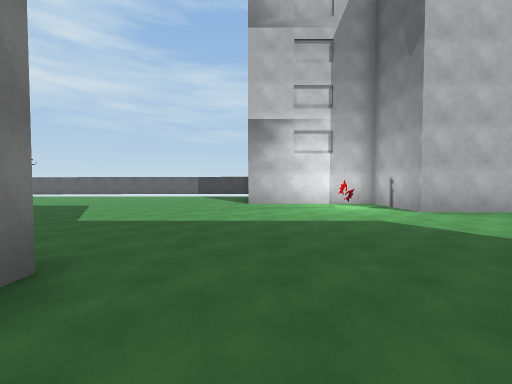
[1] (above)

24 first-person views from a walk through a 3-D level made in the Unity game engine. The camera is 1.4 m above the floor, tilts 2° down and sees 90° across. The floor is counted in squares, 2 m on a side. Each view is taken from the middle of a square. On the plan, view 1 faces up. The plan holds only what a view shows up to about 9 squares ahead; the rest is blank. The place goes on beyond the plan. The player is left out.

[2]
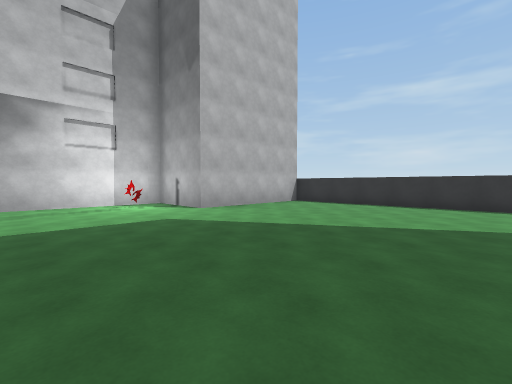

[3]
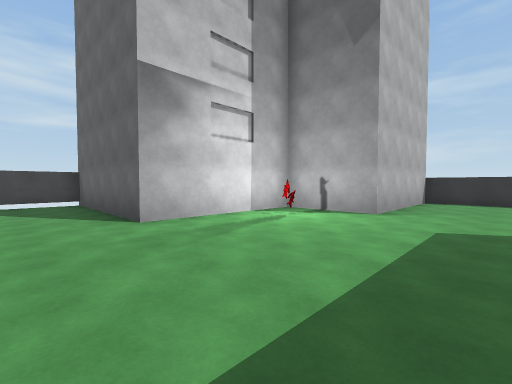

[4]
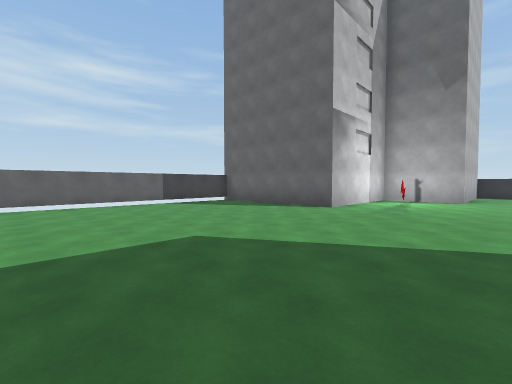

[5]
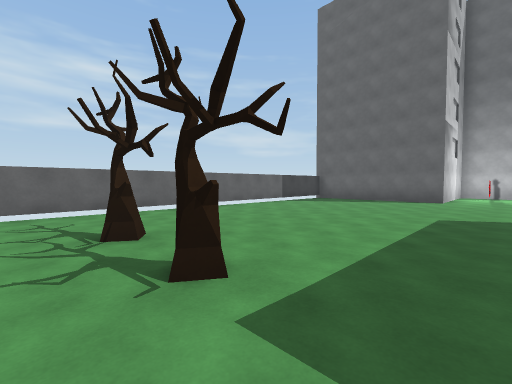

[6]
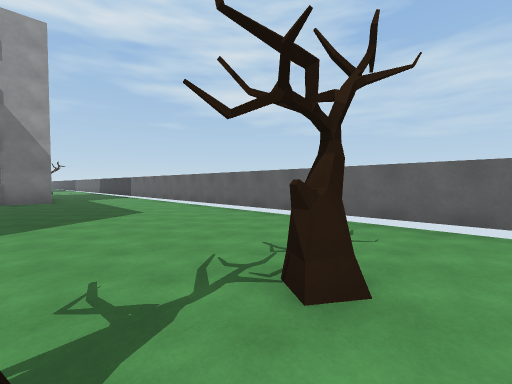

[7]
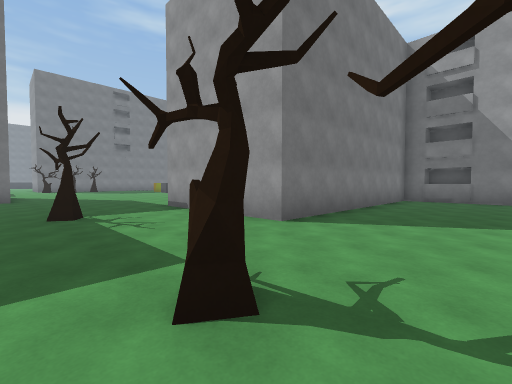

[8]
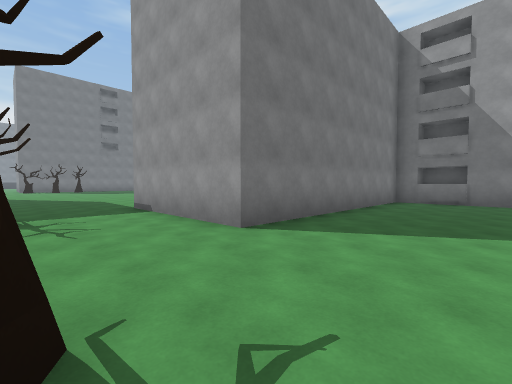

[9]
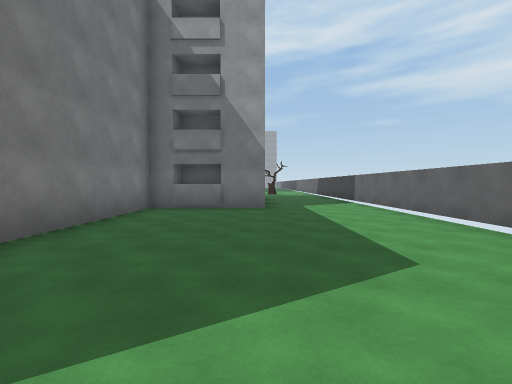

[10]
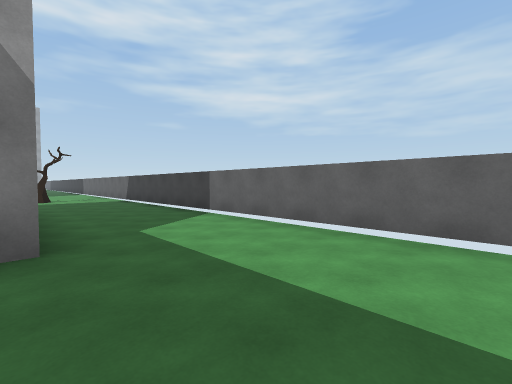

[11]
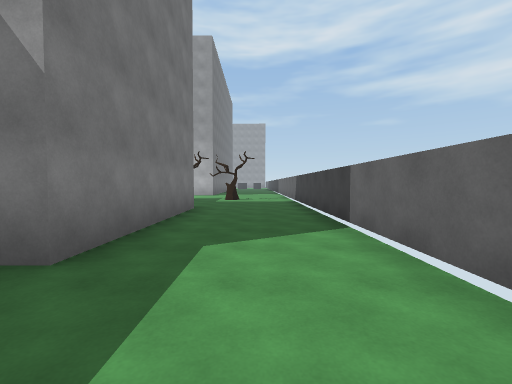

[12]
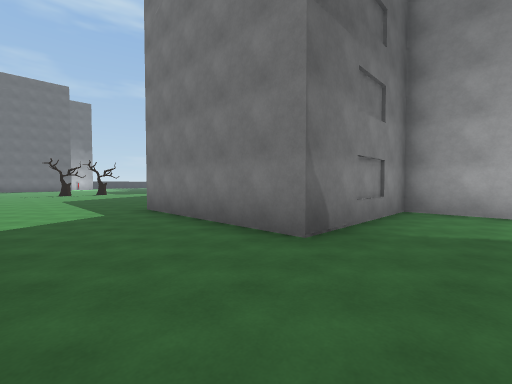

[13]
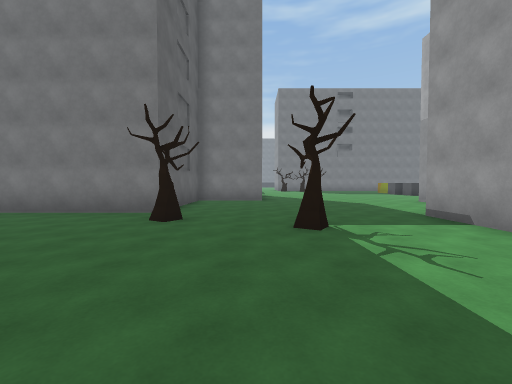

[14]
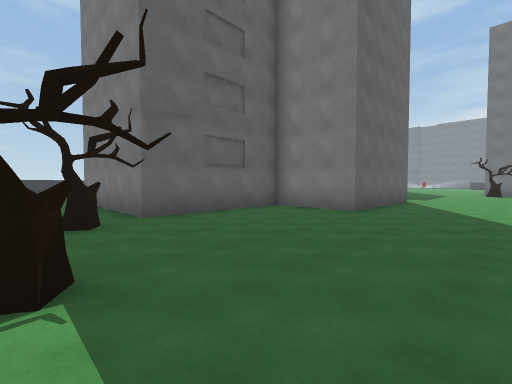

[15]
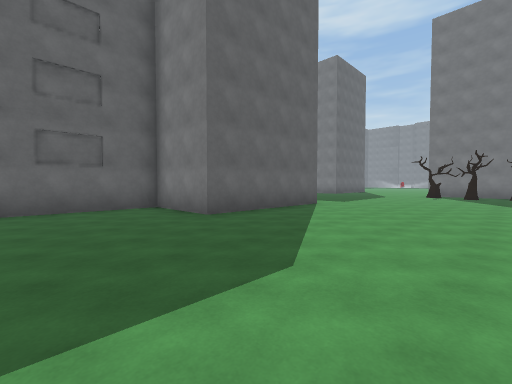

[16]
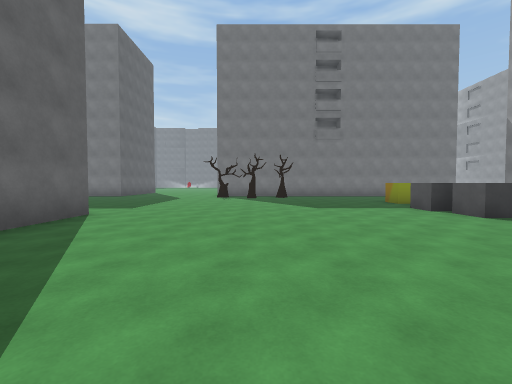

[17]
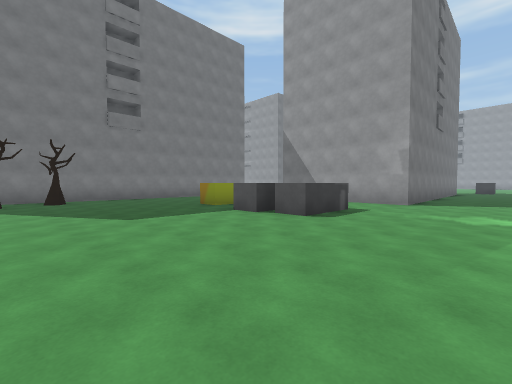

[18]
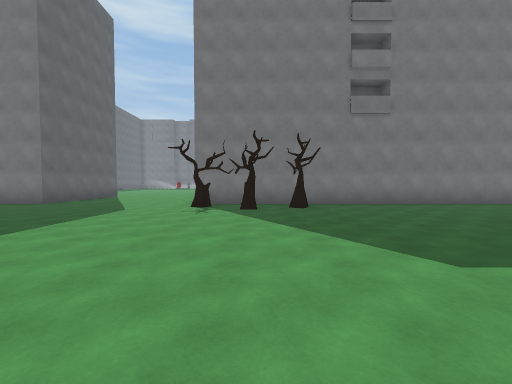

[19]
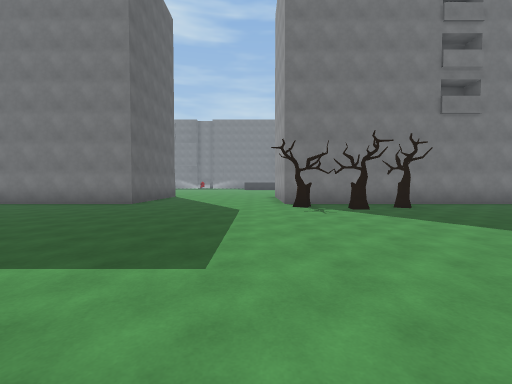

[20]
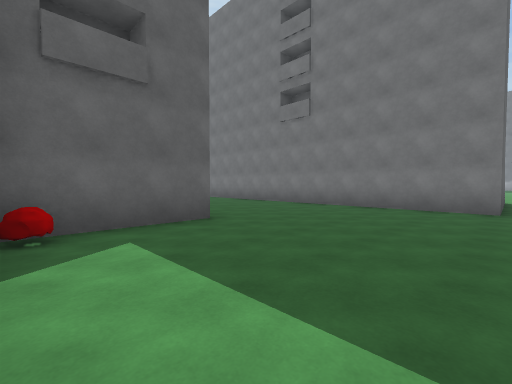

[21]
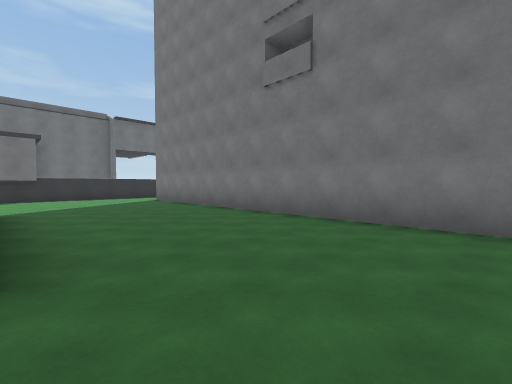

[22]
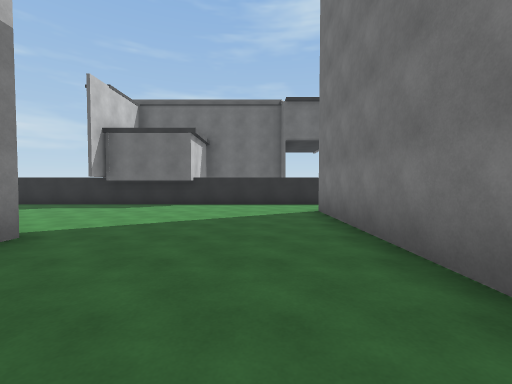

[23]
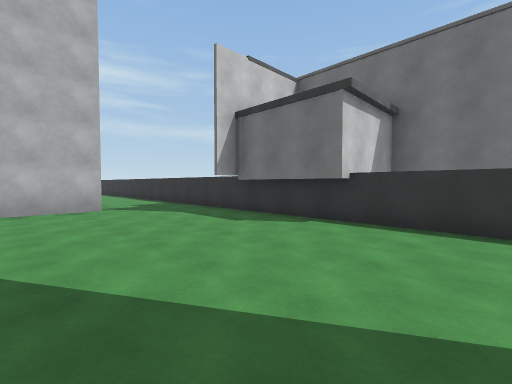

[24]
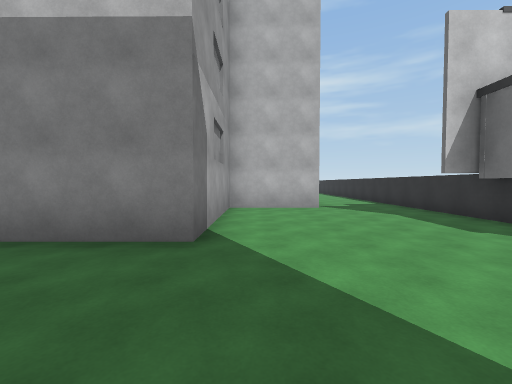

### Floor plan
Key: @ floor where view 1 was taken; # wall or solid block; . floor; O other object.
Columns run from 27 left of view 1 to 9 right of it. Each row starts with its distance up from view 1.
 14 ############################
 13 ...........................#
 12 ...........................#
 11 .................O.........#
 10 ..#####....................#
  9 ..#   ##.........O.........#####
  8 ..#   #O......................O#
  7 ..#   #########................#
  6 ###           #................######
  5               #.....................#
  4               #..O..................#
  3               #.....O...............#
  2               .......#####..........#
  1              ........     ..........#
  0              .......O      @........#
 -1              ........
 -2              ........
 -3   ................#
 -4   ................#              ...#
 -5    ...............#              ...#
 -6      #..OO........#           #.....#
 -7      #. OO.........  ....O    #.....#
 -8         OO.......... .....    O.....#
 -9          .................    #.....
-10         OO................  ###.....#
-11          ...........................#
-12         ............................#
-13        ......OO.....................#
-14       ..........O...................#
-15      ############.....############..#

Where each view was taken, in squares from view 1:
view 1: 0 up, 0 right, facing up
view 2: 0 up, 0 right, facing up-right
view 3: 4 up, 2 left, facing up-right
view 4: 5 up, 7 left, facing up-right
view 5: 7 up, 11 left, facing up-right
view 6: 9 up, 9 left, facing up-left
view 7: 10 up, 9 left, facing down-left
view 8: 10 up, 10 left, facing down-left
view 9: 10 up, 13 left, facing left
view 10: 10 up, 17 left, facing up-left
view 11: 12 up, 18 left, facing left
view 12: 13 up, 27 left, facing down-right
view 13: 8 up, 9 left, facing down
view 14: 4 up, 12 left, facing down-right
view 15: 1 up, 14 left, facing down-right
view 16: 1 down, 13 left, facing down
view 17: 3 down, 13 left, facing down-left
view 18: 6 down, 13 left, facing down
view 19: 6 down, 10 left, facing down
view 20: 7 down, 6 left, facing down-right
view 21: 10 down, 4 left, facing down-right
view 22: 13 down, 0 right, facing right
view 23: 13 down, 4 right, facing up-right
view 24: 13 down, 4 right, facing up
